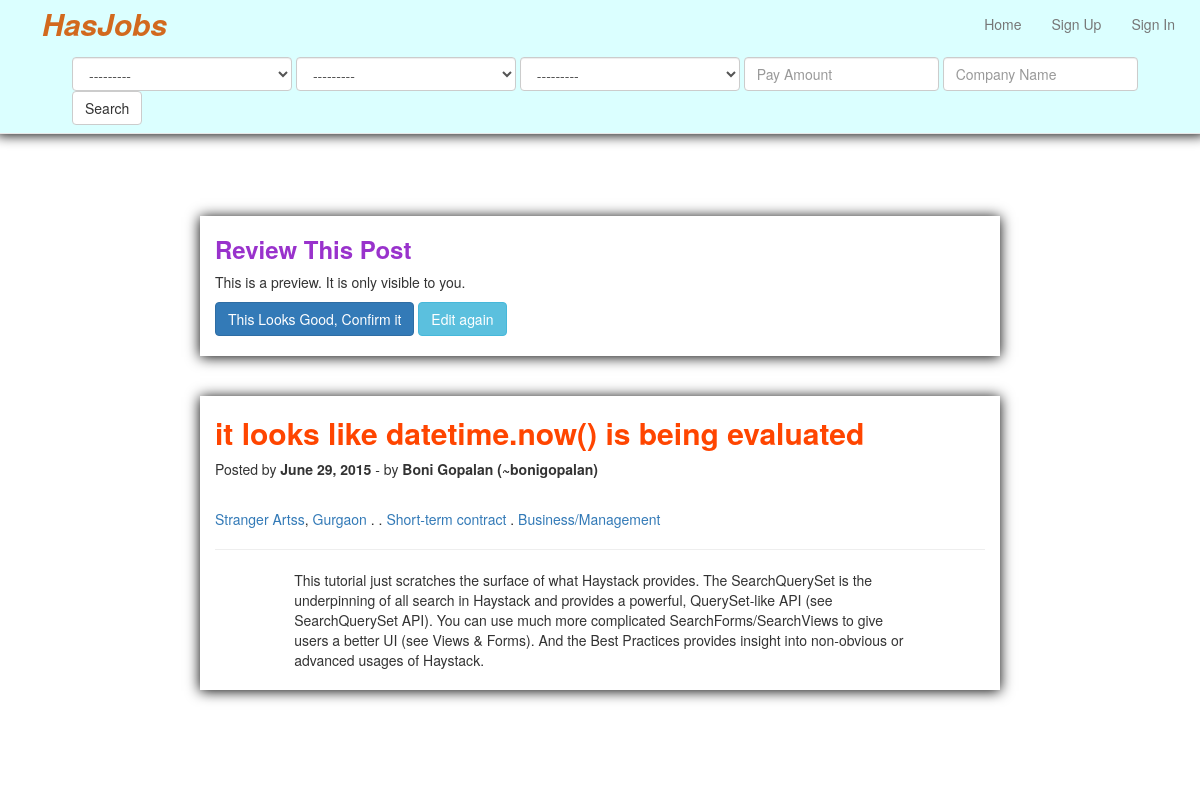
The page /review/ on the database as committed earlier.
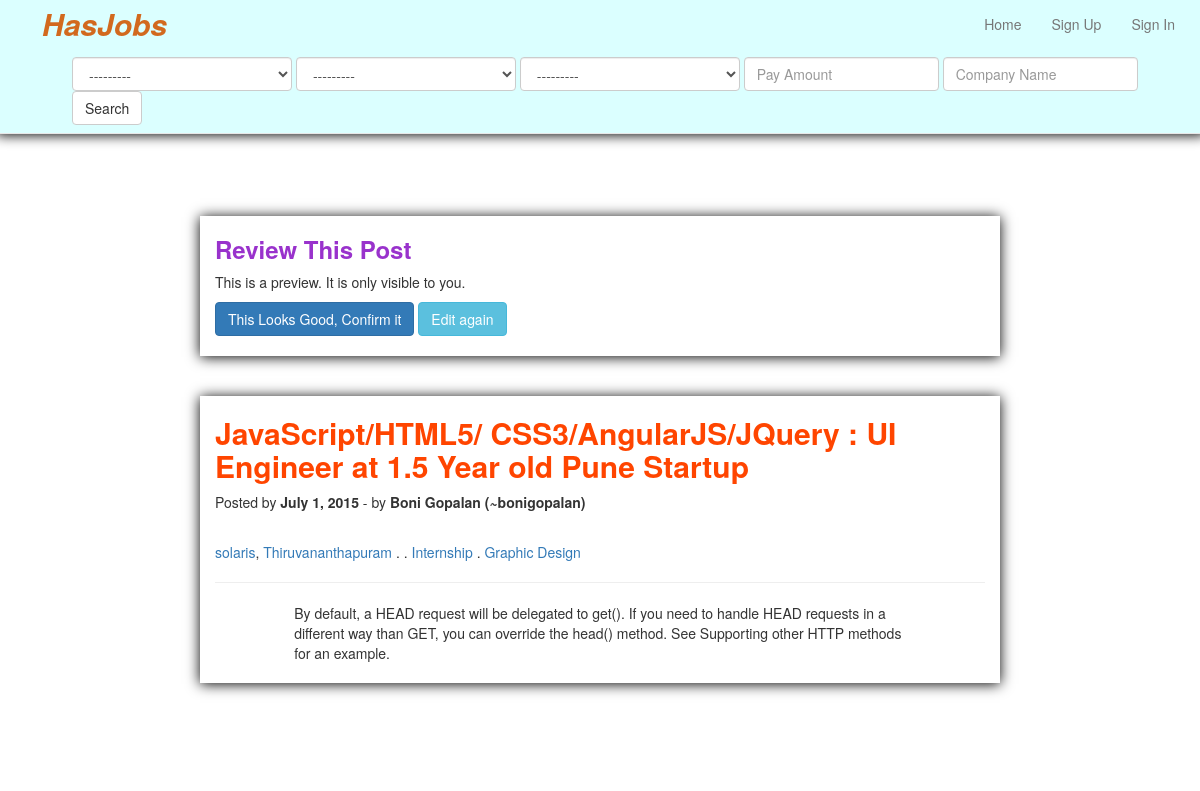
The same page on the database as committed later.
### app_hasjob/models.py (models this page shows, shortened)
class AddJobPost(models.Model):
	headline = models.CharField(max_length=200)
	owner_name = models.CharField(max_length=200)
	location = models.ForeignKey(Location)
	types = models.ForeignKey(AddJobTypes)
	category = models.ForeignKey(AddJobCategory)
	description = models.TextField(null=True, blank=True)
	candidate_submit = models.TextField(null=True, blank=True)
	company = models.CharField(max_length=200)
	slug = models.SlugField(unique=True,null=True, blank=True)
	logo = models.ImageField(verbose_name=u'Image', upload_to="uploads/logo", null=True, blank=True)
	url = models.URLField(null=True, blank=True)
	twitter = models.URLField(null=True, blank=True)
	email = models.EmailField(null=True, blank=True)
	date = models.DateField(auto_now_add=True) # , blank=True
	class Meta:
		verbose_name = ("Add Job Post")
		verbose_name_plural = ("Add Job Posts")

class Location(models.Model):
	location = models.CharField(max_length=200)
	slug = models.SlugField(unique=True, blank=True, null=True)
	def __str__(self):
		return self.location
	class Meta:
		verbose_name = ("Location")
		verbose_name_plural = ("Locations")

class AddJobTypes(models.Model):
	types = models.CharField(max_length=200)
	slug = models.SlugField(unique=True, blank=True, null=True)
	def __str__(self):
		return self.types
	class Meta:
		verbose_name = ("Add Job Type")
		verbose_name_plural = ("Add Job Types")

class AddJobCategory(models.Model):
	category = models.CharField(max_length=200)
	slug = models.SlugField(unique=True, blank=True, null=True)
	def __str__(self):
		return self.category
	class Meta:
		verbose_name = ("Add Job Category")
		verbose_name_plural = ("Add Job Categories")

### app_hasjob/views.py (the view)
# urls.py: url(r'^review/$', 'app_hasjob.views.review', name='review'),
def review(request):
	review = AddJobPost.objects.order_by('-id')[0]
	return render(request, 'employer/review.html', {"review": review})

### app_hasjob/forms.py
class JobFilterForm(forms.Form):
	location__id = forms.ModelChoiceField(queryset=Location.objects.all(),widget=forms.Select(attrs={"class":"form-control","style":"width:220px"}))
	add_job_types__id = forms.ModelChoiceField(queryset=AddJobTypes.objects.all(),widget=forms.Select(attrs={"class":"form-control","style":"width:220px"}))
	add_job_category__id = forms.ModelChoiceField(queryset=AddJobCategory.objects.all(),widget=forms.Select(attrs={"class":"form-control","style":"width:220px"}))

### app_hasjob/templatetags/job_filter.py (called while the page is built)
@register.inclusion_tag("tags/job_filter.html")
def job_filter(request):
	filter_form = JobFilterForm(request.GET)
	return {'filter_form': filter_form}

### templates/employer/review.html
{% extends "base.html" %}
{% block content %}
	<br><br>
	<div class="row">
		<div class="row" style="margin-bottom:40px;">
			<div class="col-lg-offset-2 col-lg-8 box-shad">
				<h3 style="color:#9932CC"><b>Review This Post</b></h3>
				<p>This is a preview. It is only visible to you.</p>
				<a class="btn btn-primary" href="/home">This Looks Good, Confirm it</a>
				<a class="btn btn-info" href="{% url 'edit_post' review.slug %}">Edit again</a>
				<br><br>
			</div>
		</div>
		<div class="row">
			<div class="col-lg-offset-2 col-lg-8 box-shad">
				<h2 style="color:#FF4500"><b>{{review.headline}}</b></h2>
				<p>Posted by <b>{{review.date}}</b> -  by <b>{{review.owner_name}}</b></p>
				<br>
				<p><a href="https://www.google.co.in/search?q={{job_one.company}}">{{review.company}}</a>, <a href="{% url 'location' review.location.slug %}">{{review.location}}</a> . <a href="{{review.url}}">{{review.url}}</a> . <a href="{% url 'types' review.types.slug %}">{{review.types}}</a> . <a href="{% url 'category' review.category.slug %}">{{review.category}}</a></p>
				<hr>
				<div class="col-lg-offset-1 col-lg-10">
					{{ review.description }}
					<br><br>
				</div>
				<br><br>
			</div>
		</div>
	</div>
	<br><br><br><br>
{% endblock %}

Rows that differ between the two databases and show on the page:
removed AddJobPost: headline "it looks like datetime.now() is being evaluated", date "June 29, 2015", owner_name "Boni Gopalan (~bonigopalan)", company "Stranger Artss", location "Gurgaon", types "Short-term contract", category "Business/Management", description "This tutorial just scratches the surface of what Haystack provides. The SearchQuerySet is the underpinning of all search in Haystack and provides a powerful, QuerySet-like API (see SearchQuerySet API). You can use much more complicated SearchForms/SearchViews to give users a better UI (see Views & Forms). And the Best Practices provides insight into non-obvious or advanced usages of Haystack."
added AddJobPost: headline "JavaScript/HTML5/ CSS3/AngularJS/JQuery : UI Engineer at 1.5 Year old Pune Startup", date "July 1, 2015", owner_name "Boni Gopalan (~bonigopalan)", company "solaris", location "Thiruvananthapuram", types "Internship", category "Graphic Design", description "By default, a HEAD request will be delegated to get(). If you need to handle HEAD requests in a different way than GET, you can override the head() method. See Supporting other HTTP methods for an example."
